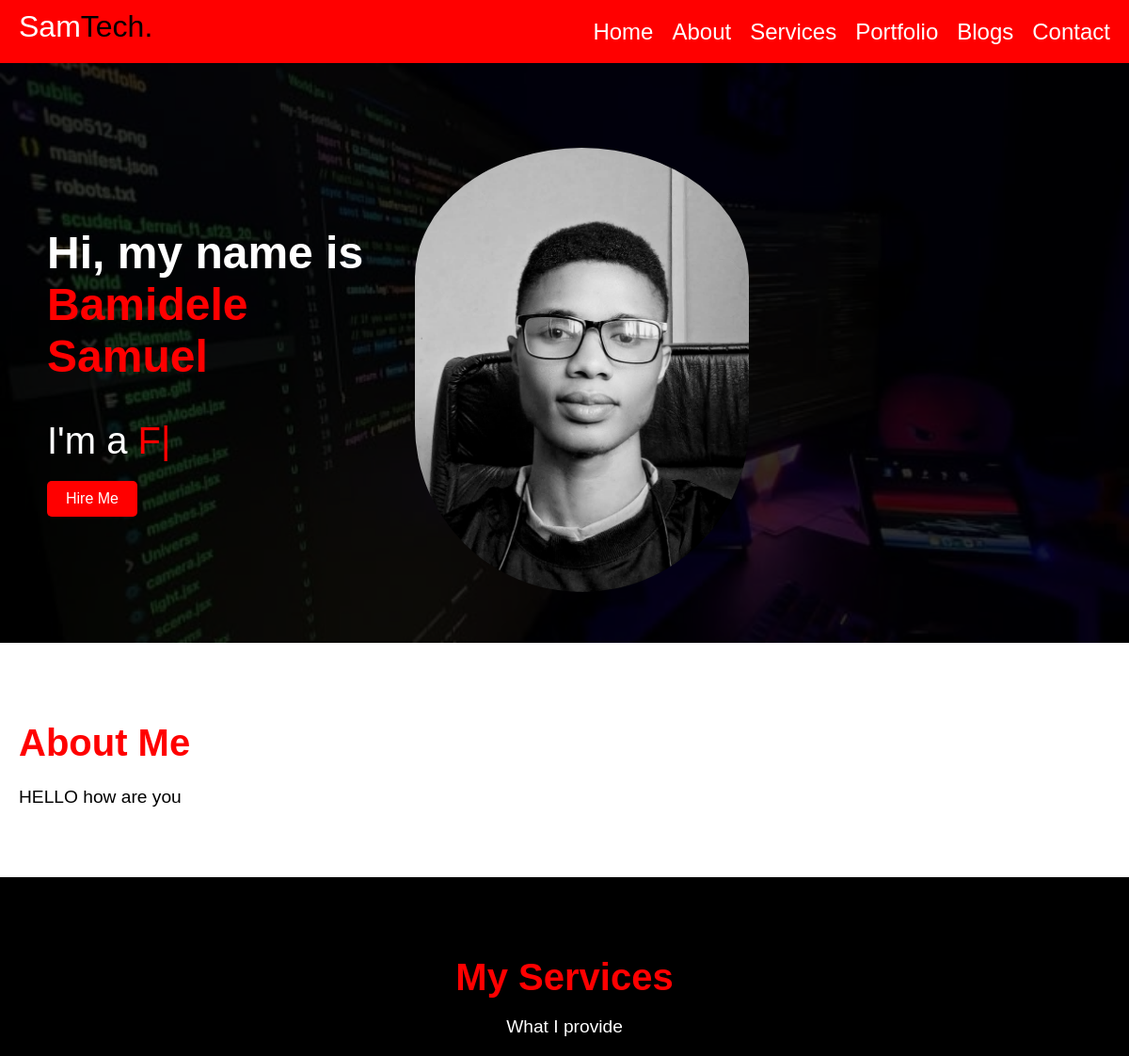
Before: / (upper part) with the older database file.
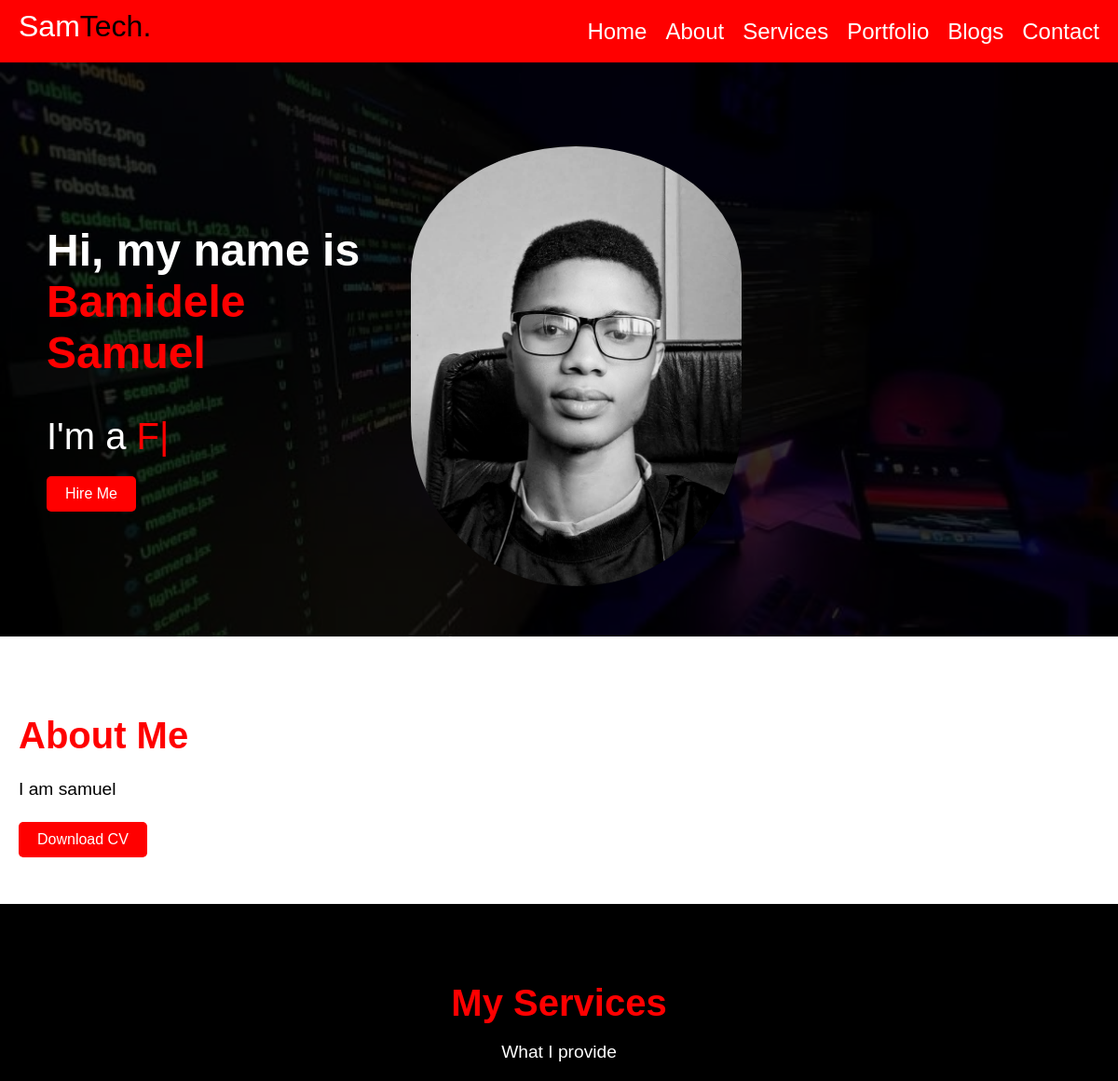
After: the same page with the newer database file.
### portfolio/models.py (models this page shows, shortened)
class AboutMe(models.Model):
    title = models.CharField(max_length=100)
    content = models.TextField()
    cv_file = models.FileField(upload_to='cv/', blank=True, null=True)

### portfolio/views.py (the view)
# urls.py: path('', views.home, name='home'),
def home(request):
    about_me = AboutMe.objects.first()
    portfolio_items = PortfolioItem.objects.all()
    blog_posts = BlogPost.objects.all()
    context = {
        'about_me': about_me,
        'portfolio_items': portfolio_items,
        'blog_posts': blog_posts,
    }
    return render(request, 'portfolio/home.html', context)

### portfolio/templates/portfolio/home.html (shortened to what this page needs)
{% load static %}
<!DOCTYPE html>
<html lang="en">
    <head>
        <link rel="stylesheet" href="{% static 'css/styles.css' %}">
        </head>
<body>
    <header class="header">
        <div class="logo">Sam<span>Tech.</span></div>
        <nav>
            <ul>
                <li><a href="#">Home</a></li>
                <li><a href="#about">About</a></li>
                <li><a href="#services">Services</a></li>
                <li><a href="#portfolio">Portfolio</a></li>
                <li><a href="#blog">Blogs</a></li>
                <li><a href="#contact">Contact</a></li>
            </ul>
        </nav>
    </header>
    <section class="home" id="home">
        <div class="content">
            <h1>Hi, my name is <br> <span>Bamidele Samuel</span></h1>
            <p>I'm a <span id="dynamic-text"></span><span class="cursor">|</span></p>
            <a href="#contact" class="btn">Hire Me</a>
        </div>
        <div class="image">
            <img src="{% static 'images/bng.png' %}" alt="CEO image">
        </div>
    </section>
    <section class="about" id="about">
        <div class="container">
            <div class="content">
                <h2>About Me</h2>
                <p>{{ about_me.content }}</p>
                {% if about_me.cv_file %}
                    <a href="{{ about_me.cv_file.url }}" class="btn">Download CV</a>
                {% endif %}
            </div>
        </div>
    </section>
    <section class="services" id="services">
        <div class="container">
            <h2>My Services</h2>
            <p class="subheading">What I provide</p>
        </div>
    </section>
{% load static %}
</body>
</html>

### portfolio/static/css/styles.css (style rules this page uses)
body, html { margin: 0; padding: 0; font-family: Arial, sans-serif; box-sizing: border-box; }
header { display: flex; justify-content: space-between; align-items: center; padding: 10px 20px; background-color: #ff0000; color: #fff; }
.logo { font-size: xx-large; padding-bottom: 10px; }
.logo span { color: rgb(0, 0, 0); }
nav ul { list-style: none; margin: 0; padding: 0; display: flex; justify-content: flex-end; gap: 20px; }
nav ul li { display: inline; }
nav ul li a { text-decoration: none; color: #fff; font-size: 1.5rem; transition: color 0.3s; }
.home { display: flex; align-items: center; justify-content: space-between; padding: 50px; background: linear-gradient(rgba(0, 0, 0, 0.8), rgba(0, 0, 0, 0.8)), url("../images/bg.png") no-repeat center center/cover; color: #fff; min-height: 45vh; }
.content { max-width: 50%; }
.content h1 { font-size: 3rem; }
.content span { color: red; }
.content p { font-size: 2.5rem; margin: 20px 0; }
.btn { display: inline-block; padding: 10px 20px; color: #fff; background: red; text-decoration: none; font-size: 1rem; border-radius: 5px; }
.image img { max-width: 50%; height: auto; border-radius: 300px; padding-top: 40px; }
.about { background: #ffffff; color: hwb(0 0% 100%); padding: 50px 20px; display: flex; justify-content: center; align-items: center; flex-wrap: wrap; }
.about .container { display: flex; max-width: 1200px; width: 100%; gap: 50px; }
.about .content { max-width: 600px; }
.about .content h2 { font-size: 2.5rem; margin-bottom: 20px; color: red; }
.about .content p { font-size: 1.2rem; line-height: 1.6; margin-bottom: 20px; }
.about .btn { display: inline-block; padding: 10px 20px; background: red; color: #fff; text-decoration: none; font-size: 1rem; border-radius: 5px; transition: 0.3s; }
.services { background: #000; color: #fff; padding: 50px 20px; text-align: center; }
.services h2 { font-size: 2.5rem; color: red; margin-bottom: 10px; }
.services .subheading { font-size: 1.2rem; margin-bottom: 40px; color: #fff; }

Changed rows visible on the page:
removed AboutMe: content "HELLO how are you"
added AboutMe: content "I am samuel"
Other visible differences:
text now shown: "Download CV"
